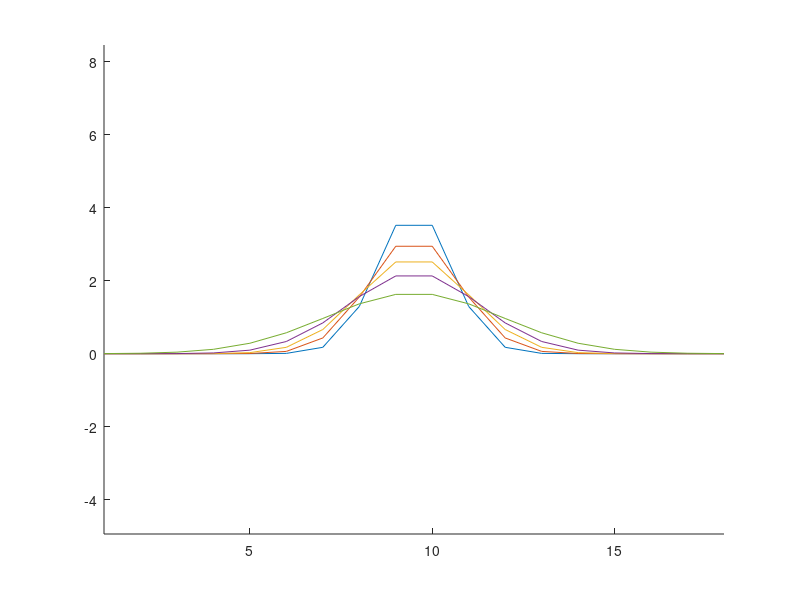

This figure's MATLAB source:
c = 10;
s = [1,1.25,1.5,1.8,2.4];
m = 8;
vals = meshgrid(-m-0.5:1:m+0.5, s);
f = zeros(size(vals));

figure; hold;

for i = 1:numel(s)
   sigma = s(i);
   x = vals(i,:);
   f(i,:) = (c/(sigma*sqrt(2*pi))*exp(-0.5*((x/sigma).^2)));
end

plot(f');
axis equal;